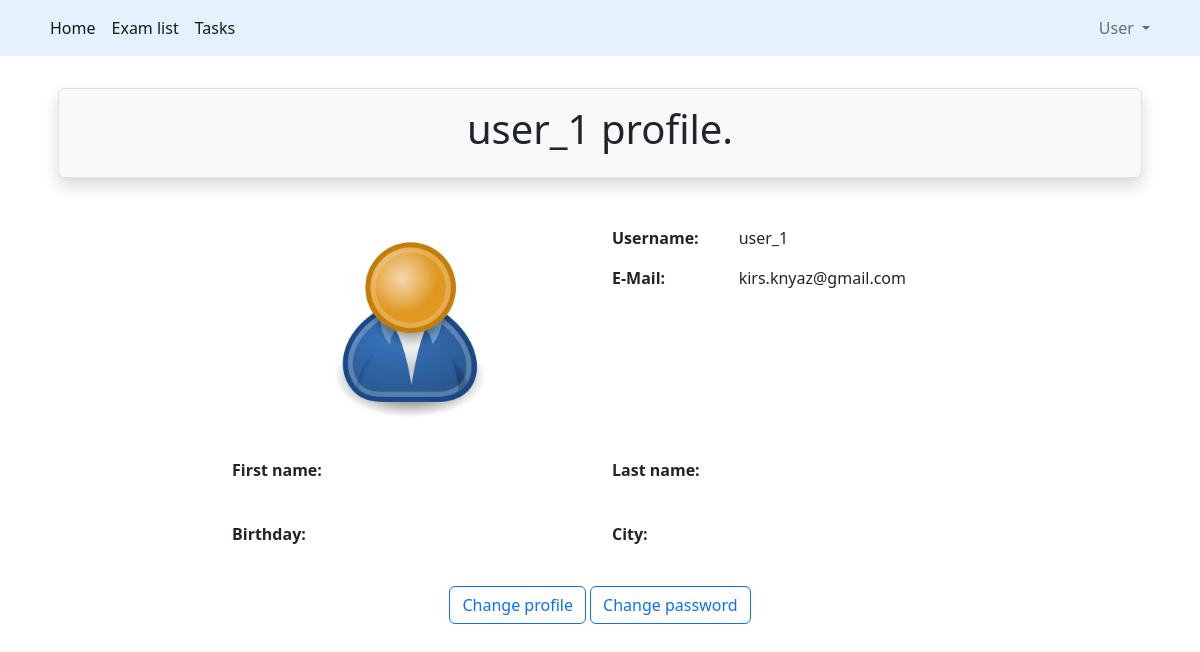
Screenshot of /accounts/profile/ (signed in) with the database file from the repository.
### src/accounts/models.py (models this page shows, shortened)
class User(AbstractUser):
    is_activated = models.BooleanField(default=True, db_index=True)
    avatar = models.ImageField(upload_to=avatar_save, default='profile/default.png')
    birthday = models.DateField(null=True, blank=True)
    city = models.CharField(max_length=50, null=True, blank=True)
    class Meta(AbstractUser.Meta):
        db_table = 'user'

### src/accounts/views.py (the view)
# urls.py: path('profile/', user_profile_view, name='profile'),
@login_required
def user_profile_view(request):
    return render(request, 'accounts/user_profile.html')

### src/accounts/templates/accounts/user_profile.html (shortened to what this page needs)
{% extends 'base.html' %}
{% load crispy_forms_tags %}
{% block header %}
    {{ user.username }} profile.
{% endblock %}
{% block content %}
    <div class="row">
        <div class="col-2"></div>
        <div class="col">
            <div class="row">
                <div class="col-6 text-center">
                    <img class="rounded-circle p-1 m-1" width="200" height="200" src="{{ user.avatar.url }}"
                         alt="avatar">
                </div>
                <div class="col-6">
                    <div class="row">
                        <label for="username" class="col-4"><strong>Username:</strong></label>
                        <div class="col-8">
                            <p id="username">{{ user.username }}</p>
                        </div>
                    </div>
                    <div class="row">
                        <label for="email" class="col-4"><strong>E-Mail:</strong></label>
                        <div class="col-8">
                            <p id="email">{{ user.email }}</p>
                        </div>
                    </div>
                </div>
            </div>
            <div class="row mt-4">
                <div class="col-6">
                    <label for="firstname" class="col-4"><strong>First name:</strong></label>
                </div>
                <div class="col-6">
                    <label for="lastname" class="col-4"><strong>Last name:</strong></label>
                </div>
            </div>
            <div class="row mt-4">
                <div class="col-6">
                    <label for="birthday" class="col-4"><strong>Birthday:</strong></label>
                </div>
                <div class="col-6">
                    <label for="city" class="col-4"><strong>City:</strong></label>
                </div>
            </div>
            <div class="row mt-4 text-center">
                <div class="col">
                    <a class="btn btn-outline-primary" href="{% url 'accounts:profile_update' %}">Change profile</a>
                    <a class="btn btn-outline-primary" href="{% url 'password_change' %}">Change password</a>
                </div>
            </div>
        </div>
        <div class="col-2"></div>
    </div>
{% endblock %}

### rows the page displays
User: username "user_1", avatar (placeholder picture), email "kirs.knyaz@gmail.com"
